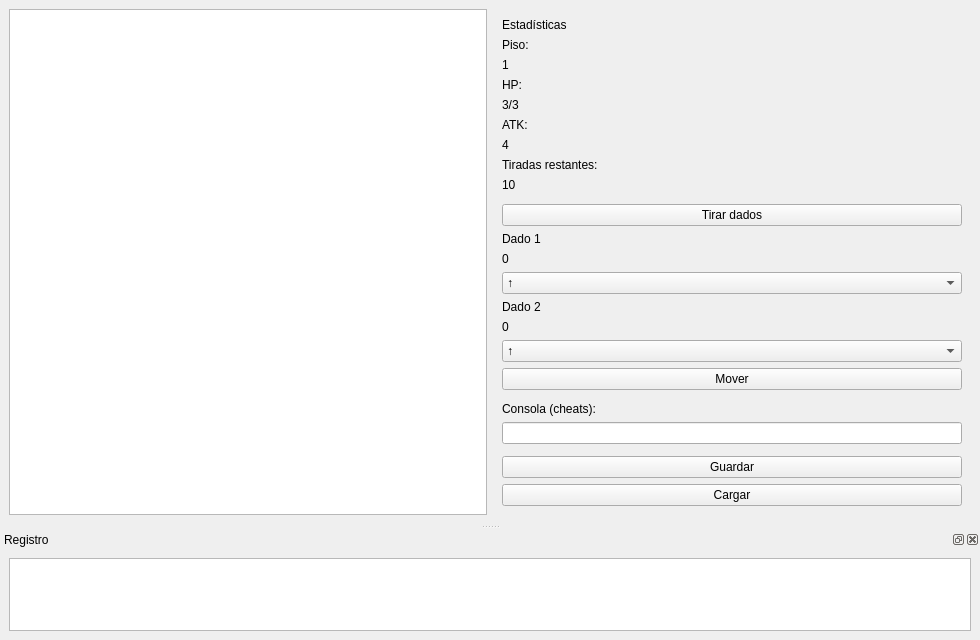
<?xml version="1.0" encoding="UTF-8"?>
<ui version="4.0">
 <class>MainWindow</class>
 <widget class="QMainWindow" name="MainWindow">
  <property name="geometry">
   <rect><x>0</x><y>0</y><width>980</width><height>640</height></rect>
  </property>
  <property name="windowTitle">
   <string>AngelDungeon</string>
  </property>
  <widget class="QWidget" name="centralwidget">
   <layout class="QHBoxLayout" name="horizontalLayout">
    <item>
     <widget class="QTableWidget" name="table"/>
    </item>
    <item>
     <widget class="QWidget" name="panel" native="true">
      <layout class="QVBoxLayout" name="verticalLayout">
       <item><widget class="QLabel"><property name="text"><string>Estadísticas</string></property></widget></item>
       <item><widget class="QLabel"><property name="text"><string>Piso:</string></property></widget></item>
       <item><widget class="QLabel" name="lblFloor"><property name="text"><string>1</string></property></widget></item>
       <item><widget class="QLabel"><property name="text"><string>HP:</string></property></widget></item>
       <item><widget class="QLabel" name="lblHP"><property name="text"><string>3/3</string></property></widget></item>
       <item><widget class="QLabel"><property name="text"><string>ATK:</string></property></widget></item>
       <item><widget class="QLabel" name="lblATK"><property name="text"><string>4</string></property></widget></item>
       <item><widget class="QLabel"><property name="text"><string>Tiradas restantes:</string></property></widget></item>
       <item><widget class="QLabel" name="lblRolls"><property name="text"><string>10</string></property></widget></item>
       <item><widget class="Line" name="line"/></item>
       <item><widget class="QPushButton" name="btnRoll"><property name="text"><string>Tirar dados</string></property></widget></item>
       <item><widget class="QLabel"><property name="text"><string>Dado 1</string></property></widget></item>
       <item><widget class="QLabel" name="lblD1"><property name="text"><string>0</string></property></widget></item>
       <item><widget class="QComboBox" name="dir1">
         <item><property name="text"><string>↑</string></property></item>
         <item><property name="text"><string>↓</string></property></item>
         <item><property name="text"><string>←</string></property></item>
         <item><property name="text"><string>→</string></property></item>
       </widget></item>
       <item><widget class="QLabel"><property name="text"><string>Dado 2</string></property></widget></item>
       <item><widget class="QLabel" name="lblD2"><property name="text"><string>0</string></property></widget></item>
       <item><widget class="QComboBox" name="dir2">
         <item><property name="text"><string>↑</string></property></item>
         <item><property name="text"><string>↓</string></property></item>
         <item><property name="text"><string>←</string></property></item>
         <item><property name="text"><string>→</string></property></item>
       </widget></item>
       <item><widget class="QPushButton" name="btnMove"><property name="text"><string>Mover</string></property></widget></item>
       <item><widget class="Line" name="line2"/></item>
       <item><widget class="QLabel"><property name="text"><string>Consola (cheats):</string></property></widget></item>
       <item><widget class="QLineEdit" name="cheatLine"/></item>
       <item><widget class="Line" name="line3"/></item>
       <item><widget class="QPushButton" name="btnSave"><property name="text"><string>Guardar</string></property></widget></item>
       <item><widget class="QPushButton" name="btnLoad"><property name="text"><string>Cargar</string></property></widget></item>
      </layout>
     </widget>
    </item>
   </layout>
  </widget>

  <!-- Dock de Registro -->
  <widget class="QDockWidget" name="dockLog">
   <property name="windowTitle"><string>Registro</string></property>

   <!-- Esta línea es la CLAVE: fija el área del dock -->
   <attribute name="dockWidgetArea">
    <!-- Valores: 1=Left, 2=Right, 4=Top, 8=Bottom -->
    <number>8</number>
   </attribute>

   <widget class="QWidget">
    <layout class="QVBoxLayout">
     <item><widget class="QTextEdit" name="logText"><property name="readOnly"><bool>true</bool></property></widget></item>
    </layout>
   </widget>
  </widget>
 </widget>
 <resources/>
 <connections/>
</ui>
